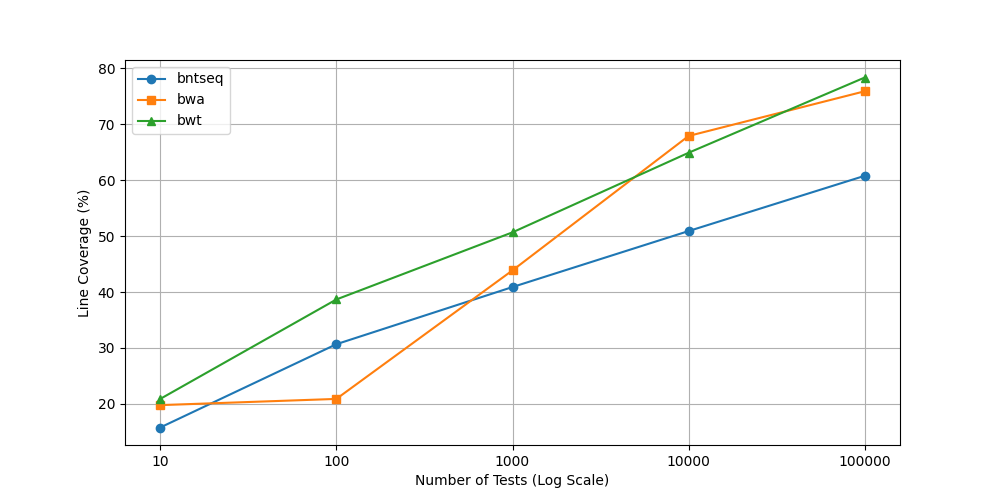

This chart was generated by the following Python code:
import numpy as np
import matplotlib.pyplot as plt

# Correcting the code by importing NumPy for the log10 function

# Given data from the table in the prompt
data = {
    'Number of Test': [10, 100, 1000, 10000, 100000],
    'bntseq': [15.78, 30.67, 40.89, 50.9, 60.78],
    'bwa': [19.78, 20.89, 43.87, 67.9, 75.89],
    'bwt': [20.89, 38.67, 50.67, 64.9, 78.35]
}

# Convert 'Number of Test' to logarithmic scale to better display the large range
log_test_numbers = [np.log10(num) for num in data['Number of Test']]

# Plotting the line graph
plt.figure(figsize=(10, 5))
plt.plot(log_test_numbers, data['bntseq'], marker='o', label='bntseq')
plt.plot(log_test_numbers, data['bwa'], marker='s', label='bwa')
plt.plot(log_test_numbers, data['bwt'], marker='^', label='bwt')

# Adjusting the x-axis to show the actual number of tests
plt.xticks(log_test_numbers, data['Number of Test'])

# Adding title and labels
# plt.title('Line Coverage Comparison')
plt.xlabel('Number of Tests (Log Scale)')
plt.ylabel('Line Coverage (%)')

# Adding a legend
plt.legend()

# Showing grid
plt.grid(True)

# Display the plot
plt.show()
